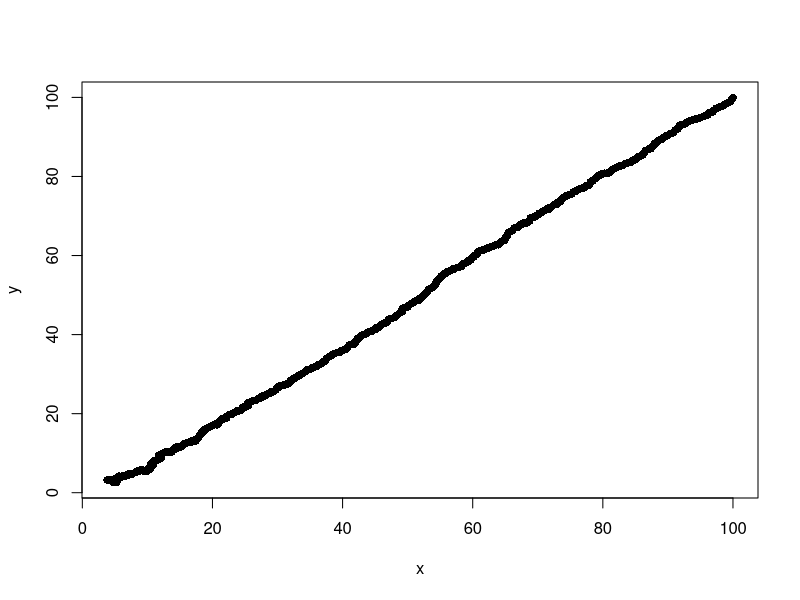

The R script that drew this image:
###Augmented drift
drift = function(x)
{
  x1 = x[1]
  x2 = x[2]
  
  if( x1>0 && x2>0)
  {
    return(-x)
  }
  else
  {
    return(c(-Inf, -Inf))
  }
}

#Calculate projetction
projection  = function(u)
{
  if(all(u[1] < 0, na.rm = TRUE) && all(u[2] < 0, na.rm = TRUE))
  {
    return(c(0,0))
  } else if (u[1]>0 & u[2]<0)
  {
    return(c(u[1],0))
  } else if (u[1]<0 & u[2]>0)
  {
    return(c(0,u[2]))
  }
  else{
    return(u)
  }
}

###Calculate Preconditioning matrix 
C = function(x)
{
  u = projection(x)
  s = matrix(u-x , nrow = 2, ncol = 1)
  den = t(s)%*%s
  den = den[1,1]
  if(s[1]== 0 & s[2]==0 )
  {
    I = diag(1,nrow = 2 , ncol = 2)
    return(I)
  }
  else
  {
    P = s%*% t(s)
    P = P/den
    return(P)
  }
  
}

###### Probability function
probf = function(z , v, pmat,dt)
{
  den = e^(-sqrt(2*dt)*v%*%t(C))
  rtn = 1/(1+den)
  return(rtn)
}


PrAugUBA = function(x0, dt, N)
{
  out = matrix(nrow = N , ncol = 2)
  out[1 ,] = x0
  
  for(t in 2:N)
  {
    x = out[t-1, ]
    v = matrix(rnorm(n = 2), ncol = 1)
    U = runif(2)
    
    mu = matrix(drift(x), nrow = 2)
    mat = C(x)
    C_i = mat%*%mu
    
    den = exp(-sqrt(2*dt)*v*C_i)
    p = 1/(1+den)
    
    z = ifelse(U <= p , v , -v)
    out[t , ] = out[t-1 , ] + sqrt(2*dt)*mat%*%z
    print('Current states: ')
    print(out[t, ])
    
  }
  return(out)
}

try1 = PrAugUBA(x0 = c(100,100), dt = 1e-2 , N = 1e3)
plot(try1,pch = 16, xlab = 'x', ylab = 'y')
